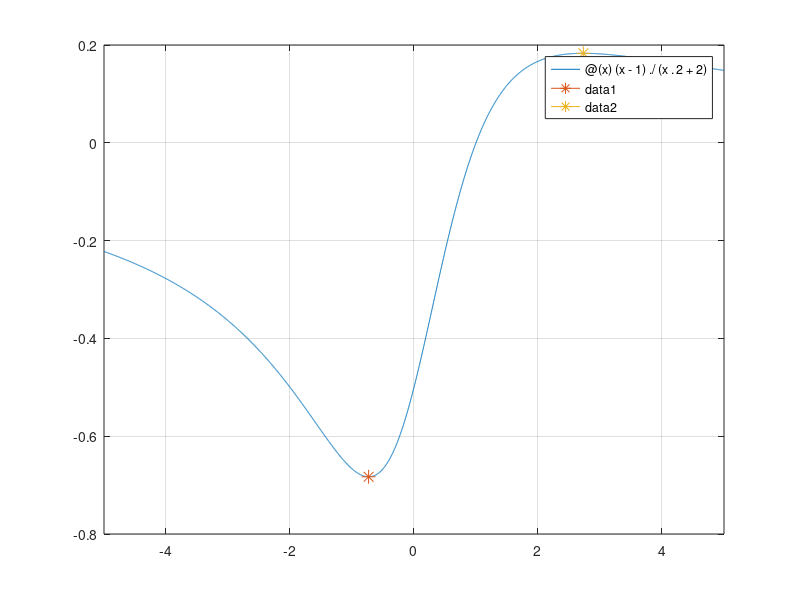

MATLAB code to generate this figure: (Note: this script raises an error after producing the figure.)
%% 1
clc;clear;
f=@(x)(x-1)./(x.^2+2);
fplot(f,[-5,5]);
[mins_idx,minx]=fminbnd(f,-5,5);
g=@(x)-(x-1)./(x.^2+2);
[maxs_idx,maxs]=fminbnd(g,-5,5);
maxs=-maxs;
hold on
plot(mins_idx,minx,"Marker","*","MarkerSize",10);
plot(maxs_idx,maxs,"Marker","*","MarkerSize",10);
grid on 
%% 2
clc;clear;
format short
f=@(x,y)exp(-(x.^2+y.^2));
I=integral2(f,0,pi,0,1);
%% 3
clc;clear;
A=[38 21 0.71 0;
    12 -3.2 2 15;
    32 96 0.5 -2.9;
    5 -8.5 59 2.1;
    ];
% a
means=mean(A(:));
% b
q2=max(A(:));
% c
q3=A(A<0);
% 4
q4=flipud(q3);
r=roots(q4);
qq4=r(r<1 & r> -1);
%% 4
clc;clear;
syms y(t)
y3=my_der(exp(t),-1,2,0,[0,5],[0,1],y,t);
%% 5
clc;clear;
x=linspace(-pi/4,pi/4,100);
for i=2:+inf
    if(abs(polyval(polyfit(x,cos(x),i),x)-cos(x))<1e-4)
        break
    end
end
plot(x,abs(polyval(polyfit(x,cos(x),i),x)-cos(x)))
grid on
%% 6
clc;clear;
syms x
f=(sqrt(sym(pi))-sqrt(acos(x)))./(sqrt(x+1));
res=eval(limit(f,x,-1,"right"));
fplot(f,[-1 0])
grid on 
%% 7

clc;clear;
format short 
W0=2*pi*(2.4*10^9);
L=50;
C=0.04;
Ls_f=@(Wu,Wl,Wc)L./(Wu-Wl)*1e9;
Cs_f=@(Wu,Wl,Wc)(Wu-Wl)./(Wc.^2*L)*1e12;
Lp_f=@(Wu,Wl,Wc)(Wu-Wl)./(Wc.^2*C)*1e9;
Cp_f=@(Wu,Wl,Wc)C./(Wu-Wl)*1e12;

%% 7a
syms Wu Wl positive real 
Wc=W0;
eqns=[Wu-Wl==0.2*W0,Wc==sqrt(Wu*Wl),Wu>Wl];
[x,y]=solve(eqns,[Wu,Wl]);
x=eval(x);
y=eval(y);
res=[Ls_f(x,y,Wc),Cs_f(x,y,Wc),Lp_f(x,y,Wc),Cp_f(x,y,Wc)];

%% 7b
syms Wc positive real 
Wu=1.1*W0;
Wl=0.9*W0;
Wc=sqrt(Wu*Wl);
x=Wu;
y=Wl;
res=[Ls_f(x,y,Wc),Cs_f(x,y,Wc),Lp_f(x,y,Wc),Cp_f(x,y,Wc)];
